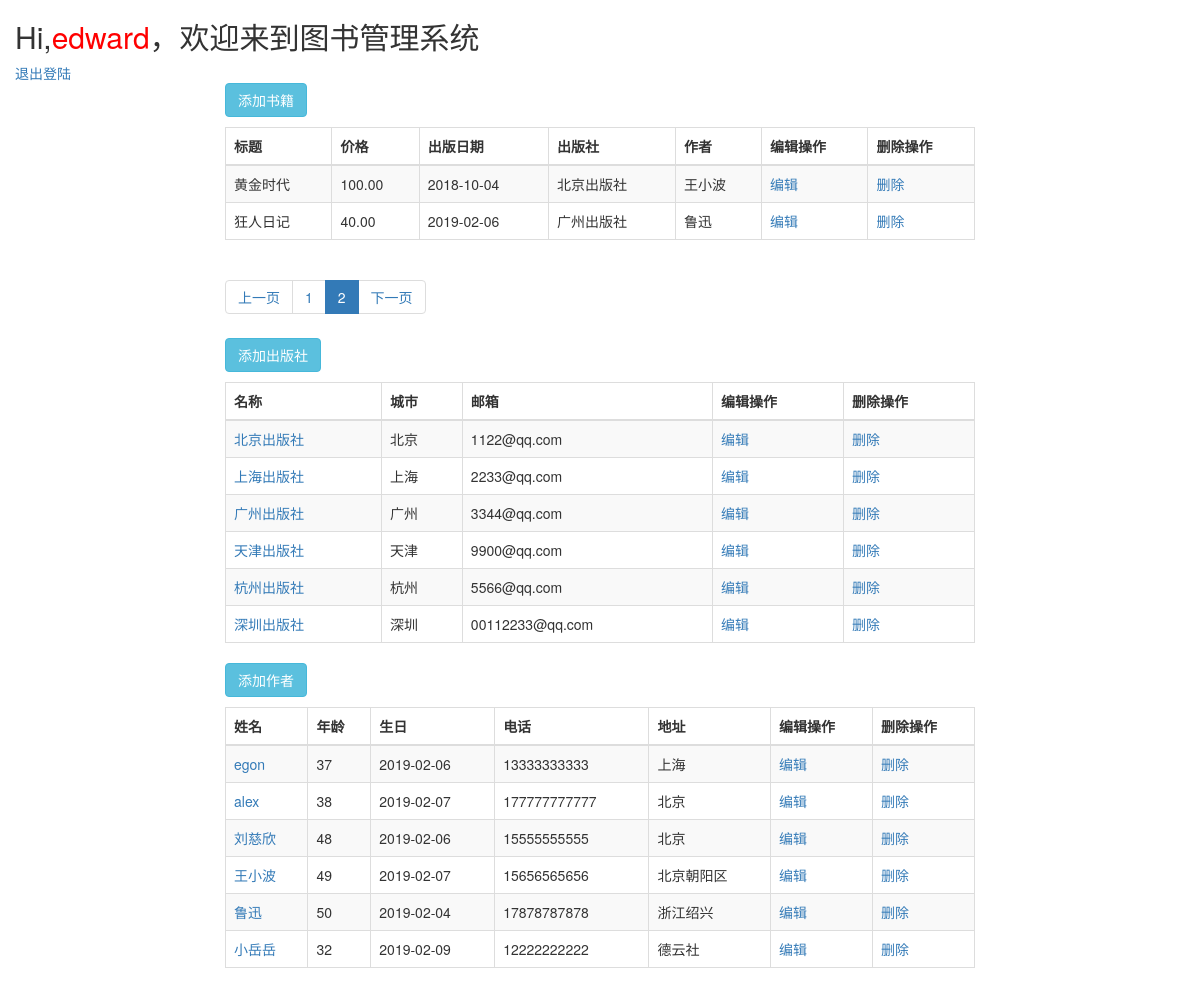
The app's page /?page=2 (signed in) with its own data.
### crud/models.py (models this page shows, shortened)
class Book(models.Model):
    nid = models.AutoField(primary_key=True)
    title = models.CharField(max_length=32, unique=True)
    pub_date = models.DateField()
    price = models.DecimalField(max_digits=5, decimal_places=2)
    publish = models.ForeignKey(to="Publish", to_field='nid', on_delete=models.CASCADE)
    authors = models.ManyToManyField(to='Author')
    @classmethod
    def get_all(cls):  # 后期修改需求时，只需要修改get_all函数即可
        return cls.objects.all()

class Publish(models.Model):
    nid = models.AutoField(primary_key=True)
    name = models.CharField(max_length=32)
    city = models.CharField(max_length=32)
    email = models.EmailField()
    @classmethod
    def get_all(cls):  # 后期修改需求时，只需要修改get_all函数即可
        return cls.objects.all()

class Author(models.Model):
    nid = models.AutoField(primary_key=True)
    name = models.CharField(max_length=32)
    age = models.IntegerField()
    authordetail = models.OneToOneField(to="AuthorDetail", to_field='nid', on_delete=models.CASCADE)  # 加引号会从全局去找
    @classmethod
    def get_all(cls):  # 后期修改需求时，只需要修改get_all函数即可
        return cls.objects.all()

class AuthorDetail(models.Model):
    nid = models.AutoField(primary_key=True)
    birthday = models.DateField(null=True)
    telephone = models.BigIntegerField()
    addr = models.CharField(max_length=64)

### crud/views/index.py (the view)
# urls.py: re_path('^$', index_view.index, name='book'),
def index(request):
    book_list = Book.get_all()
    publish_list = Publish.get_all()
    author_list = Author.get_all()
    book_paginator = Paginator(book_list, 5)
    current_page_num = int(request.GET.get('page', 1))
    if book_paginator.num_pages > 11:
        if current_page_num - 5 < 1:
            page_range = range(1, 11)
        elif current_page_num + 5 > book_paginator.num_pages:
            page_range = range(book_paginator.num_pages - 10, book_paginator.num_pages + 1)
        else:
            page_range = range(current_page_num - 5, current_page_num + 5)
    else:
        page_range = book_paginator.page_range
    try:
        current_page = book_paginator.page(current_page_num)
    except EmptyPage as e:
        current_page = book_paginator.page(1)
    context = {
        'book_list': book_list,
        'publish_list': publish_list,
        'author_list': author_list,
        'page_range': page_range,
        'current_page': current_page,
        'current_page_num': current_page_num,
    }
    return render(request, 'index.html', context=context)

### templates/index.html (shortened to what this page needs)
{% extends 'base.html' %}
{% block header-info %}
    <h2>Hi,<span class="error_info">{{ request.user.username }}</span>，欢迎来到图书管理系统</h2>
    <span><a href="/logout">退出登陆</a></span>
{% endblock header-info %}
{% block content %}
    {% include 'book/books.html' %}
    {% include 'publish/publishes.html' %}
    {% include 'author/authors.html' %}
{% endblock content %}

### templates/book/books.html
<a href="{% url 'crud:add_book' %}" class="btn btn-info btn_vertical">添加书籍</a>
<table id="table" class="table table-bordered table-striped">
    <thead>
    <tr>
        <th>标题</th>
        <th>价格</th>
        <th>出版日期</th>
        <th>出版社</th>
        <th>作者</th>
        <th>编辑操作</th>
        <th>删除操作</th>
    </tr>
    </thead>
    <tbody>
    {% for book in current_page %}
        <tr>
            <td>{{ book.title }}</td>
            <td>{{ book.price }}</td>
            <td>{{ book.pub_date | date:'Y-m-d' }}</td>
            <td>{{ book.publish.name }}</td>
            <td>
                {% for author in book.authors.all %}
                    {% if forloop.last %}
                        <span>{{ author.name }}</span>
                    {% else %}
                        <span>{{ author.name }},</span>
                    {% endif %}
                {% endfor %}
            </td>
            <td><a href="edit/{{ book.pk }}/book">编辑</a></td>
            <td><a href="delete/{{ book.pk }}/book">删除</a></td>
        </tr>
    {% endfor %}
    </tbody>
</table>
{% include 'paginator.html' %}

### templates/publish/publishes.html
<a href="{% url 'crud:add_publish' %}" class="btn btn-info btn_vertical">添加出版社</a>
<table class="table table-bordered table-striped">
    <thead>
    <tr>
        <th>名称</th>
        <th>城市</th>
        <th>邮箱</th>
        <th>编辑操作</th>
        <th>删除操作</th>
    </tr>
    </thead>
    <tbody>
    {% for publish in publish_list %}
        <tr>
            <td><a href="show_publish_book/{{ publish.pk }}">{{ publish.name }}</a></td>
            <td>{{ publish.city }}</td>
            <td> {{ publish.email }}</td>
            <td><a href="edit/{{ publish.pk }}/publish">编辑</a></td>
            <td><a href="delete/{{ publish.pk }}/publish">删除</a></td>
        </tr>
    {% endfor %}
    </tbody>
</table>

### templates/author/authors.html
<a href="{% url 'crud:add_author' %}" class="btn btn-info btn_vertical">添加作者</a>
<table class="table table-bordered table-striped">
    <thead>
    <tr>
        <th>姓名</th>
        <th>年龄</th>
        <th>生日</th>
        <th>电话</th>
        <th>地址</th>
        <th>编辑操作</th>
        <th>删除操作</th>
    </tr>
    </thead>
    <tbody>
    {% for author in author_list %}
        <tr>
            <td><a href="show_author_book/{{ author.pk }}">{{ author.name }}</a></td>
            <td>{{ author.age }}</td>
            <td> {{ author.authordetail.birthday | date:'Y-m-d' }}</td>
            <td>{{ author.authordetail.telephone }}</td>
            <td>{{ author.authordetail.addr }}</td>
            <td><a href="edit/{{ author.pk }}/author">编辑</a></td>
            <td><a href="delete/{{ author.pk }}/author">删除</a></td>
        </tr>
    {% endfor %}
    </tbody>
</table>

### crud/static/css/common.css (style rules this page uses)
.btn_vertical { margin-bottom: 10px; }
.error_info { color: red; }

### records on screen
Book: title "黄金时代", price "100.00", pub_date "2018-10-04", publish.name "北京出版社"
Author: name "王小波", age "49", authordetail.birthday "2019-02-07", authordetail.telephone "15656565656", authordetail.addr "北京朝阳区"
Book: title "狂人日记", price "40.00", pub_date "2019-02-06", publish.name "广州出版社"
Author: name "鲁迅", age "50", authordetail.birthday "2019-02-04", authordetail.telephone "17878787878", authordetail.addr "浙江绍兴"
Publish: name "北京出版社", city "北京", email "1122@qq.com"
Publish: name "上海出版社", city "上海", email "2233@qq.com"
Publish: name "广州出版社", city "广州", email "3344@qq.com"
Publish: name "天津出版社", city "天津", email "9900@qq.com"
Publish: name "杭州出版社", city "杭州", email "5566@qq.com"
Publish: name "深圳出版社", city "深圳", email "00112233@qq.com"
Author: name "egon", age "37", authordetail.birthday "2019-02-06", authordetail.telephone "13333333333", authordetail.addr "上海"
Author: name "alex", age "38", authordetail.birthday "2019-02-07", authordetail.telephone "177777777777", authordetail.addr "北京"
Author: name "刘慈欣", age "48", authordetail.birthday "2019-02-06", authordetail.telephone "15555555555", authordetail.addr "北京"
Author: name "小岳岳", age "32", authordetail.birthday "2019-02-09", authordetail.telephone "12222222222", authordetail.addr "德云社"

### other values on screen
{{ request.user.username }} "edward"
{{ item }} "1"
{{ item }} "2"
